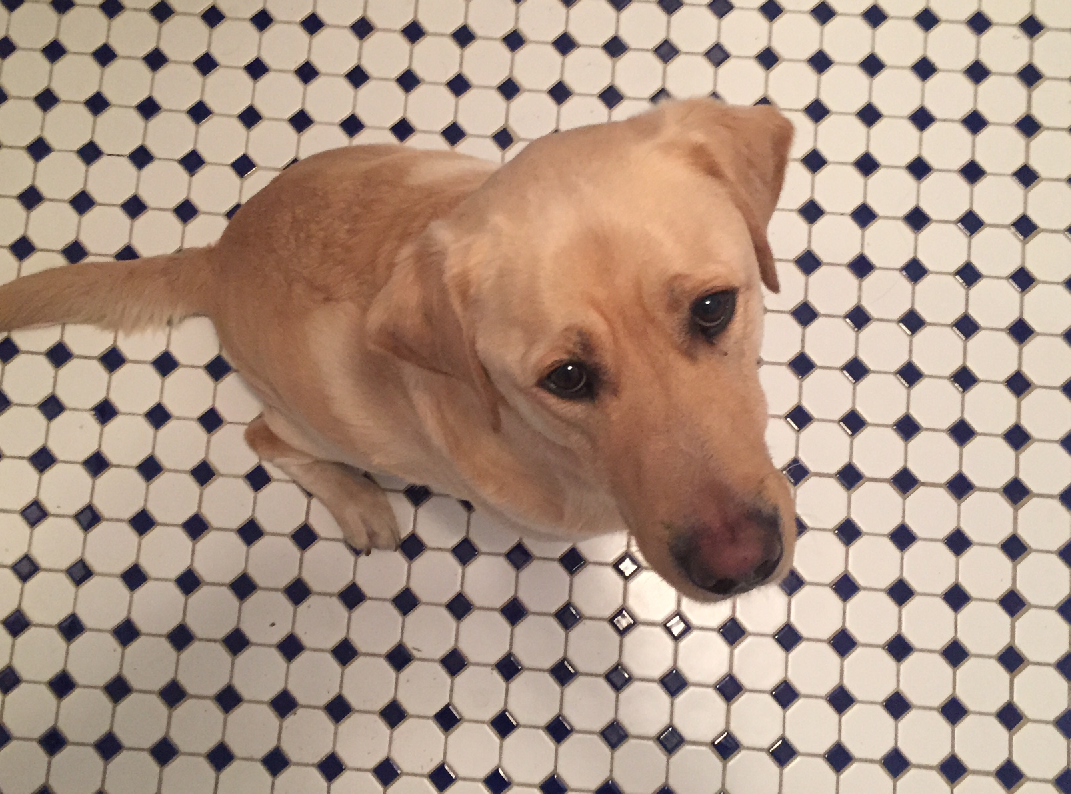
#> input picture Data_SLIC_img.png, 1071 x 794 px
$ jupyter execute --allow-errors SLIC_Question5.ipynb
#> lines starting #> are read from the running program, lines starting #| are printed output that depends on the picture
[cell 1]
import cv2
import random
import numpy
import math
import statistics
from PIL import Image, ImageOps
from tqdm import tqdm
import scipy.linalg
from collections import Counter
from scipy.spatial import distance
from numpy.linalg import norm
import warnings
warnings.simplefilter("ignore", RuntimeWarning)

[cell 2]
img_read = Image.open(r"Data_SLIC_img.png")
#> img_read is the input picture: PIL image 1071x794 RGBA; mean R, G, B, A 174.5, 151.2, 135.1, 255
count_rows, count_cols = 256, 256
img_read = img_read.resize((count_rows, count_cols))
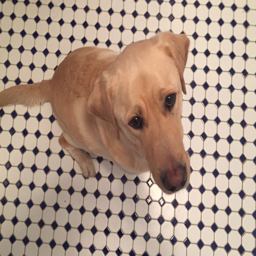
#> img_read: PIL image 256x256 RGBA; mean R, G, B, A 174.5, 151.2, 135.1, 255
img_array = numpy.array(img_read)
temp_pad_arr = numpy.pad(img_array, pad_width=1, mode='constant', constant_values=0)
list_rgb = []
list_xy = []
for i in range(count_rows):
    for j in range(count_cols):
        list_xy.append([j/255,i/255])
        r_val,g_val,b_val = img_array[i][j][0], img_array[i][j][1], img_array[i][j][2]
        list_vals = [r_val, g_val, b_val]
        list_rgb.append(list_vals)
#> after the loop, list_rgb = 65536 items; list_xy = 65536 items

np_rgb_pix = numpy.array(list_rgb)
np_xy_pix = numpy.array(list_xy)
#> np_xy_pix = 65536 pairs, first value 0 to 1, second value 0 to 1

[cell 3]
value_N = count_rows * count_cols
value_k = 125
value_S = math.sqrt(value_N / value_k)
value_m = 10
#Now choosing the initial superpixel centres
int_S = (int)(value_S)
list_clust_cent = []
for x in range(int_S, count_rows, +int_S):
    for y in range(int_S, count_cols, +int_S):
        list_clust_cent.append([x, y])

#Now finding the pixel with lowest gradient in the 3 X 3 neighbourhood
list_final_clust = []
for c in list_clust_cent:
    curr_row, curr_col = c[0], c[1]
    list_grad_values, list_pixels_neigh = [], []
    for i in range(curr_row-1, curr_row+2, +1):
        for j in range(curr_col-1, curr_col+2, +1):
            list_pixels_neigh.append([i, j])
            rx = img_array[i+1][j][0]-img_array[i-1][j][0]
            gx = img_array[i+1][j][1]-img_array[i-1][j][1]
            bx = img_array[i+1][j][2]-img_array[i-1][j][2]
            list_x_grad = [rx,gx,bx]
            np_list_x_grad = numpy.array(list_x_grad)
            val_1 = (norm(np_list_x_grad)) ** 2

            ry = img_array[i][j+1][0]-img_array[i][j-1][0]
            gy = img_array[i][j+1][1]-img_array[i][j-1][1]
            by = img_array[i][j+1][2]-img_array[i][j-1][2]
            list_x_grad = [rx,gx,bx]
            np_list_x_grad = numpy.array(list_x_grad)
            val_2 = (norm(np_list_x_grad)) ** 2
            val_grad = val_1 + val_2

            list_grad_values.append(val_grad)

    #Now finding the pixel in neighbourhood with minimum gradient value
    idx_min = list_grad_values.index(min(list_grad_values))
    list_final_clust.append(list_pixels_neigh[idx_min])
#> after the loop, list_final_clust = 121 pairs, first value 21 to 243, second value 21 to 243

[cell 4]
#Finding the x-y values od selected cluster centres
list_xy_clust = []
list_rgb_clust = []
for cl in list_final_clust:
    i,j = cl[0], cl[1]
    list_xy_clust.append([cl[1]/255, cl[0]/255])
    r_val,g_val,b_val = img_array[i][j][0], img_array[i][j][1], img_array[i][j][2]
    list_vals = [r_val, g_val, b_val]
    list_rgb_clust.append(list_vals)
#> this loop made 121 passes
#> (i, j, r_val, g_val, b_val) on passes 1 to 12: (23, 21, 194, 178, 151), (23, 43, 199, 183, 158), (23, 66, 190, 171, 147), (22, 89, 217, 199, 179), (21, 111, 225, 204, 184), (21, 132, 225, 207, 189), (22, 153, 230, 211, 194), (23, 175, 237, 220, 202), (22, 199, 242, 226, 204), (23, 220, 43, 41, 69), (21, 241, 229, 216, 195), (43, 23, 201, 184, 160)
#> after the loop, list_rgb_clust = 121 items, first 6: [194, 178, 151], [199, 183, 158], [190, 171, 147], [217, 199, 179], [225, 204, 184], [225, 207, 189]; list_xy_clust = 121 pairs, first value 0.0824 to 0.953, second value 0.0824 to 0.953

np_xy_clust = numpy.array(list_xy_clust)
#> np_xy_clust has the same summary as list_xy_clust
np_rgb_clust = numpy.array(list_rgb_clust)
#> np_rgb_clust = 121 rows, first 8: [194, 178, 151], [199, 183, 158], [190, 171, 147], [217, 199, 179], [225, 204, 184], [225, 207, 189], [230, 211, 194], [237, 220, 202]
#Storing the x-y values of

[cell 5]
#Assigning the pixles to clusters and finding all points in the clusters
pixel_num = -1
value_threshold = 2
dict_pix_clust_map = {}
dict_clust_pix_map = {}
for h in range(len(list_final_clust)):
    dict_clust_pix_map[h] = []
#> this loop made 121 passes
#> after the loop, dict_clust_pix_map = 121 items

count_iterations = 0
while True:
    dict_clust_pix_map = {}
    for h in range(len(list_final_clust)):
        dict_clust_pix_map[h] = []
    count_iterations += 1
    pixel_num = -1
    for i in range(count_rows):
        for j in range(count_cols):
            pixel_num += 1
            list_distances = []
            for k in range(np_xy_clust.shape[0]):
                cl = np_xy_clust[k]
                diff_x = abs(np_xy_pix[pixel_num][0] - cl[0])
                diff_y = abs(np_xy_pix[pixel_num][1] - cl[1])
                diff_x *= 255
                diff_y *= 255
                if diff_x <= int_S and diff_y <= int_S:
                    dist_rgb =  distance.euclidean(np_rgb_clust[k], np_rgb_pix[pixel_num])
                    dist_xy = distance.euclidean(np_xy_clust[k], np_xy_pix[pixel_num])
                    total_dist = dist_rgb + ((value_m / int_S) * dist_xy)
                    list_distances.append([k, total_dist])

            if len(list_distances) >= 1:
                list_distances.sort(key=lambda x:x[1])
                idx_clust_nearest = list_distances[0][0]
                dict_clust_pix_map[idx_clust_nearest].append(pixel_num)
                dict_pix_clust_map[pixel_num] = idx_clust_nearest

    #Now recomputing the cluster centres
    flag_var = 0
    for clust in dict_clust_pix_map:
        list_r, list_g, list_b = [np_rgb_clust[clust][0]],[np_rgb_clust[clust][1]],[np_rgb_clust[clust][2]]
        list_x, list_y = [np_xy_clust[clust][0]],[np_xy_clust[clust][1]]
        for p in dict_clust_pix_map[clust]:
            list_r.append(np_rgb_pix[p][0])
            list_g.append(np_rgb_pix[p][1])
            list_b.append(np_rgb_pix[p][2])
            list_x.append(np_xy_pix[p][0])
            list_y.append(np_xy_pix[p][1])

        list_comp = [list_r,list_g,list_b,list_x,list_y]
        np_list_comp = numpy.array(list_comp)
        cord_new_clust = numpy.mean(np_list_comp, axis=1)
        diff_r = abs(cord_new_clust[0] - np_rgb_clust[clust][0])
        diff_g = abs(cord_new_clust[1] - np_rgb_clust[clust][1])
        diff_b = abs(cord_new_clust[2] - np_rgb_clust[clust][2])
        diff_x = abs(cord_new_clust[3] - np_xy_clust[clust][0])
        diff_y = abs(cord_new_clust[4] - np_xy_clust[clust][1])
        #Now check if the L1 distance is greater than threshold
        total_diff = diff_r + diff_g + diff_b + diff_x + diff_y
        if (diff_x + diff_y) > value_threshold:
            flag_var = 1

        np_temp_1 = numpy.copy(cord_new_clust[:3])
        np_temp_2 = numpy.copy(cord_new_clust[3:])
        np_rgb_clust[clust] = np_temp_1
        np_xy_clust[clust] = np_temp_2

    #Check thethreshold condition
    if flag_var == 0 or count_iterations == 30:
        break
#> after the loop, count_iterations = 1; dict_pix_clust_map = 65443 items; np_rgb_clust = 121 rows, first 8: [147, 133, 117], [195, 178, 154], [119, 105, 101], [200, 181, 162], [204, 185, 167], [195, 175, 160], [198, 175, 157], [208, 191, 176]; np_xy_clust = 121 pairs, first value 0.049 to 0.965, second value 0.0538 to 0.957

#> (a cell that did not finish here is left out)

[cell 7]
dict_tuple_idx = {}
num_pixel = -1
total_val = count_rows * count_cols

for i in range(count_rows):
    for j in range(count_cols):
        num_pixel += 1
        cord_tup = (i,j)
        dict_tuple_idx[cord_tup] = num_pixel
#> after the loop, dict_tuple_idx = 65536 items; num_pixel = 65535

copy_img_arr_2 = numpy.copy(img_array)
end_r = count_rows-1
end_c = count_cols-1
#> (the rest of this cell did not finish here and is left out)
